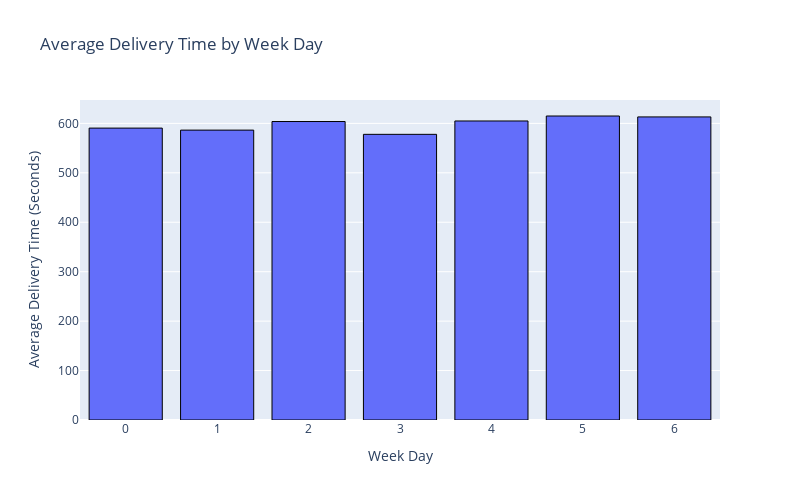

The code cell stored with this chart in its notebook:
### Code cell
fig = px.bar(avaerage_time_by_week_day, x="week_day", y="total_delivery_time", 
                   title="Average Delivery Time by Week Day", 
                   labels={"week_day": "Week Day", "total_delivery_time": "Average Delivery Time (Seconds)"})

fig.update_traces(marker=dict(line=dict(width=1, color='Black')))
fig.update_layout(width=800, height=500)
fig.show()

### Figure 1 — Plotly figure (JSON) as saved in the notebook; plotly's stock layout.template omitted (floating-point values rounded to 4 significant figures)
{"data": [{"alignmentgroup": "True", "hovertemplate": "Week Day=%{x}<br>Average Delivery Time (Seconds)=%{y}<extra></extra>", "legendgroup": "", "marker": {"color": "#636efa", "line": {"color": "Black", "width": 1}, "pattern": {"shape": ""}}, "name": "", "offsetgroup": "", "orientation": "v", "showlegend": false, "textposition": "auto", "type": "bar", "x": [0, 1, 2, 3, 4, 5, 6], "xaxis": "x", "y": [590.5, 586.4, 603.8, 577.9, 604.9, 614.9, 613.1], "yaxis": "y"}], "layout": {"barmode": "relative", "height": 500, "legend": {"tracegroupgap": 0}, "title": {"text": "Average Delivery Time by Week Day"}, "width": 800, "xaxis": {"anchor": "y", "domain": [0, 1], "title": {"text": "Week Day"}}, "yaxis": {"anchor": "x", "domain": [0, 1], "title": {"text": "Average Delivery Time (Seconds)"}}}}
